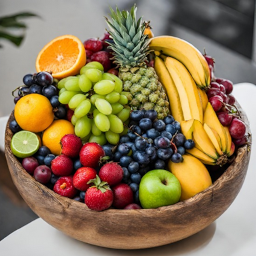
//> input picture src/Modelos de Cor/frutas.png, 256 x 256 px
$ ./colorspace frutas.png   (built with g++ and OpenCV 4)
//> lines starting //> are read from the running program, lines starting //| are printed output that depends on the picture
#include <opencv2/opencv.hpp>
#include <iostream>
#include <vector>

using namespace cv;
using namespace std;

Mat createCustomColormap() {
    Mat customLUT(1, 256, CV_8UC3);
    for(int i = 0; i < 256; i++){
        customLUT.at<Vec3b>(0, i) = Vec3b(i, 255 - i, (i % 64) * 4);
    }
    return customLUT;
}

int main(int argc, char** argv){
    if(argc != 2){
        cerr << "Uso: " << argv[0] << " <caminho da imagem>\n";
        return -1;
    }

    Mat image = imread(argv[1], IMREAD_COLOR);
//> image is the input picture: 256 rows x 256 cols, CV_8UC3; mean B, G, R 86.1, 119, 140.6
    if(!image.data){
        cerr << "Erro ao abrir imagem " << argv[1] << endl;
        return -1;
    }

    imshow("Imagem Original", image);

    Mat hsv;
    cvtColor(image, hsv, COLOR_BGR2HSV_FULL);
//> hsv: 256 rows x 256 cols, CV_8UC3; mean H, S, V 79.7, 109.1, 144.9
    vector<Mat> hsv_planes;
    split(hsv, hsv_planes);
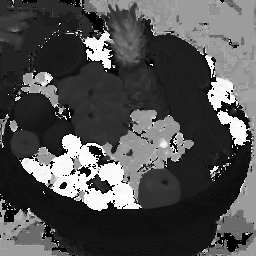
//> hsv_planes[0]: 256 rows x 256 cols, CV_8UC1; min 0, max 255, mean 79.7
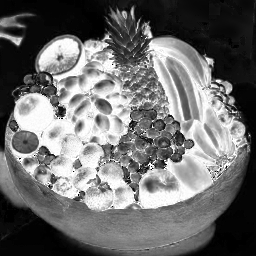
//> hsv_planes[1]: 256 rows x 256 cols, CV_8UC1; min 0, max 255, mean 109.1
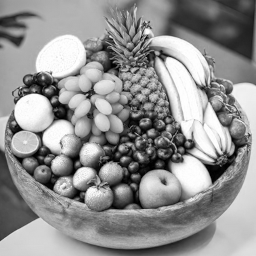
//> hsv_planes[2]: 256 rows x 256 cols, CV_8UC1; min 0, max 255, mean 144.9

    Mat baseChannel = hsv_planes[0];

    normalize(baseChannel, baseChannel, 0, 255, NORM_MINMAX);

    vector<int> colormaps = {
        COLORMAP_JET, COLORMAP_TURBO, COLORMAP_OCEAN,
        COLORMAP_HOT, COLORMAP_PARULA
    };

    for(size_t i = 0; i < colormaps.size(); i++){
        Mat colored;
        applyColorMap(baseChannel, colored, colormaps[i]);
        imshow("Colormap " + to_string(i + 1), colored);
    }
//> this loop made 5 passes
//> pass 1, `applyColorMap(baseChannel, colored, colormaps[i]);`:
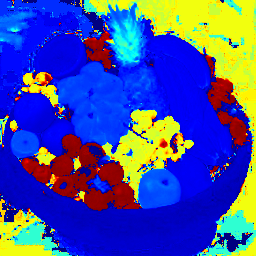
//> colored: 256 rows x 256 cols, CV_8UC3; mean B, G, R 160.8, 77.5, 65.6
//> pass 2, `applyColorMap(baseChannel, colored, colormaps[i]);`:
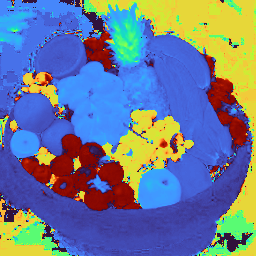
//> colored: 256 rows x 256 cols, CV_8UC3; mean B, G, R 148, 122.7, 107.6
//> pass 3, `applyColorMap(baseChannel, colored, colormaps[i]);`:
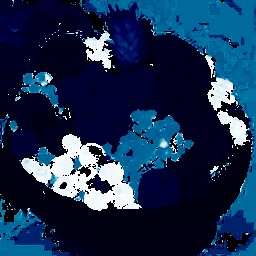
//> colored: 256 rows x 256 cols, CV_8UC3; mean B, G, R 79.7, 46.2, 21.7

    Mat customLUT = createCustomColormap();
    Mat customColor;
//> (the run ends here: the program stops with an error, at `LUT(baseChannel, customLUT, customColor);`)
